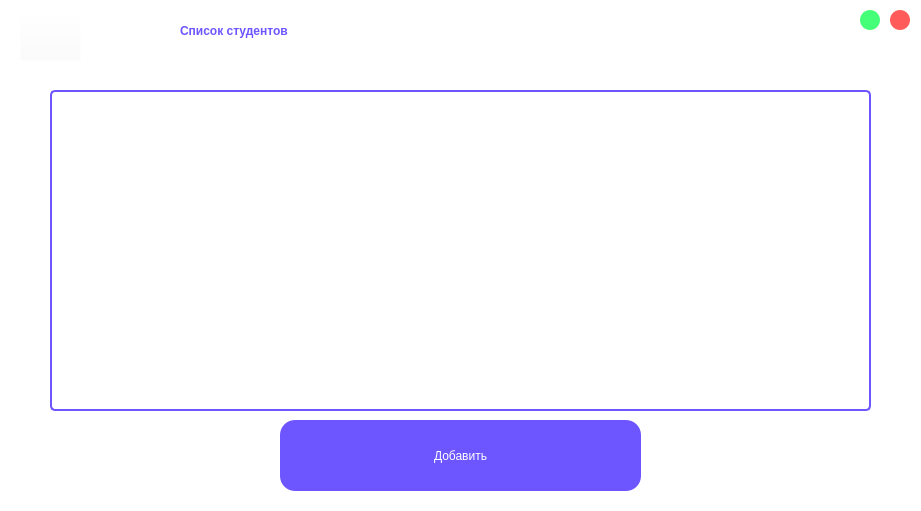
<?xml version="1.0" encoding="UTF-8"?>
<ui version="4.0">
 <class>list_of_students</class>
 <widget class="QWidget" name="list_of_students">
  <property name="geometry">
   <rect>
    <x>0</x>
    <y>0</y>
    <width>921</width>
    <height>511</height>
   </rect>
  </property>
  <property name="minimumSize">
   <size>
    <width>921</width>
    <height>511</height>
   </size>
  </property>
  <property name="maximumSize">
   <size>
    <width>921</width>
    <height>511</height>
   </size>
  </property>
  <property name="windowTitle">
   <string>Form</string>
  </property>
  <property name="styleSheet">
   <string notr="true">background-color: rgb(255, 255, 255);</string>
  </property>
  <widget class="QLabel" name="label">
   <property name="geometry">
    <rect>
     <x>180</x>
     <y>0</y>
     <width>681</width>
     <height>61</height>
    </rect>
   </property>
   <property name="styleSheet">
    <string notr="true">color: rgb(109, 85, 255);
font: 75 40pt &quot;Karla&quot; bold;
font-weight: 500;</string>
   </property>
   <property name="text">
    <string>Список студентов</string>
   </property>
  </widget>
  <widget class="QPushButton" name="pushButton_2">
   <property name="geometry">
    <rect>
     <x>890</x>
     <y>10</y>
     <width>20</width>
     <height>20</height>
    </rect>
   </property>
   <property name="styleSheet">
    <string notr="true">QPushButton {
	border-radius: 10px;
	background-color: #FF5B5B;
	color: white;
}
QPushButton:pressed {
	background-color: #FFBCBC;
}</string>
   </property>
   <property name="text">
    <string/>
   </property>
  </widget>
  <widget class="QPushButton" name="pushButton_4">
   <property name="geometry">
    <rect>
     <x>20</x>
     <y>10</y>
     <width>61</width>
     <height>51</height>
    </rect>
   </property>
   <property name="styleSheet">
    <string notr="true">background-color: rgba(255, 255, 255, 0);</string>
   </property>
   <property name="text">
    <string/>
   </property>
   <property name="icon">
    <iconset resource="greeting.qrc">
     <normaloff>:/new/prefix1/return.png</normaloff>:/new/prefix1/return.png</iconset>
   </property>
   <property name="iconSize">
    <size>
     <width>35</width>
     <height>35</height>
    </size>
   </property>
  </widget>
  <widget class="QTableView" name="tableView">
   <property name="geometry">
    <rect>
     <x>50</x>
     <y>90</y>
     <width>821</width>
     <height>321</height>
    </rect>
   </property>
   <property name="styleSheet">
    <string notr="true">QTableView {
    border: 1.5px solid #6D55FF;
    border-radius: 5px; /* Уменьшенное закругление краёв */
    gridline-color: #6D55FF; /* Цвет линий таблицы */
    background: white; /* Белый фон для всех элементов таблицы */
    selection-background-color: #6D55FF; /* Цвет фона при выделении */
    selection-color: white; /* Цвет текста при выделении */
}

QTableView::item {
    border: 1.5px solid #6D55FF; /* Фиолетовые линии ячеек */
    border-width: 1px; /* Уменьшенная толщина линий */
}

QTableView::item:selected {
    background-color: #6D55FF; /* Цвет фона выделенной строки */
    color: white; /* Цвет текста выделенной строки */
}

QHeaderView::section {
    background-color: #6D55FF;; /* Белый фон заголовков столбцов */
    color: white; /* Черный текст заголовков столбцов */
    padding: 4px;
    border: 1.5px solid #6D55FF; /* Фиолетовая граница заголовков */
	 border-width: 1px;
}
QScrollBar:horizontal {
    border: none;
    background: #f0f0f0;
    height: 10px; /* Уменьшенная высота */
    margin: 0px 10px 0 10px;
    border-radius: 5px; /* Уменьшенное закругление */
}

QScrollBar::handle:horizontal {
    background: #6D55FF;
    min-width: 10px; /* Уменьшенная минимальная длина */
    border-radius: 5px; /* Уменьшенное закругление */
}

QScrollBar::add-line:horizontal,
QScrollBar::sub-line:horizontal {
    border: none;
    background: none;
    width: 0px;
    height: 0px;
}

QScrollBar:vertical {
    border: none;
    background: #f0f0f0;
    width: 10px; /* Уменьшенная ширина */
    margin: 10px 0 10px 0;
    border-radius: 5px; /* Уменьшенное закругление */
}

QScrollBar::handle:vertical {
    background: #6D55FF;
    min-height: 10px; /* Уменьшенная минимальная длина */
    border-radius: 5px; /* Уменьшенное закругление */
}

QScrollBar::add-line:vertical,
QScrollBar::sub-line:vertical {
    border: none;
    background: none;
    width: 0px;
    height: 0px;
}</string>
   </property>
  </widget>
  <widget class="QPushButton" name="pushButton_3">
   <property name="geometry">
    <rect>
     <x>860</x>
     <y>10</y>
     <width>20</width>
     <height>20</height>
    </rect>
   </property>
   <property name="styleSheet">
    <string notr="true">QPushButton {
	border-radius: 10px;
	background-color: #45FF79;
	color: white;
}
QPushButton:pressed {
	background-color: #B2FFC8;
}</string>
   </property>
   <property name="text">
    <string/>
   </property>
  </widget>
  <widget class="QPushButton" name="pushButton">
   <property name="geometry">
    <rect>
     <x>280</x>
     <y>420</y>
     <width>361</width>
     <height>71</height>
    </rect>
   </property>
   <property name="autoFillBackground">
    <bool>false</bool>
   </property>
   <property name="styleSheet">
    <string notr="true">QPushButton{
	color: rgb(255, 255, 255);
	background-color: #6D55FF;
	border-radius: 15px; 
	font: 75 25pt &quot;Karla&quot; bold;
	border: 2px;
}
QPushButton:pressed{
	background-color: #A597FF;
}</string>
   </property>
   <property name="text">
    <string>Добавить</string>
   </property>
   <property name="default">
    <bool>false</bool>
   </property>
   <property name="flat">
    <bool>false</bool>
   </property>
  </widget>
 </widget>
 <resources>
  <include location="greeting.qrc"/>
 </resources>
 <connections/>
</ui>
